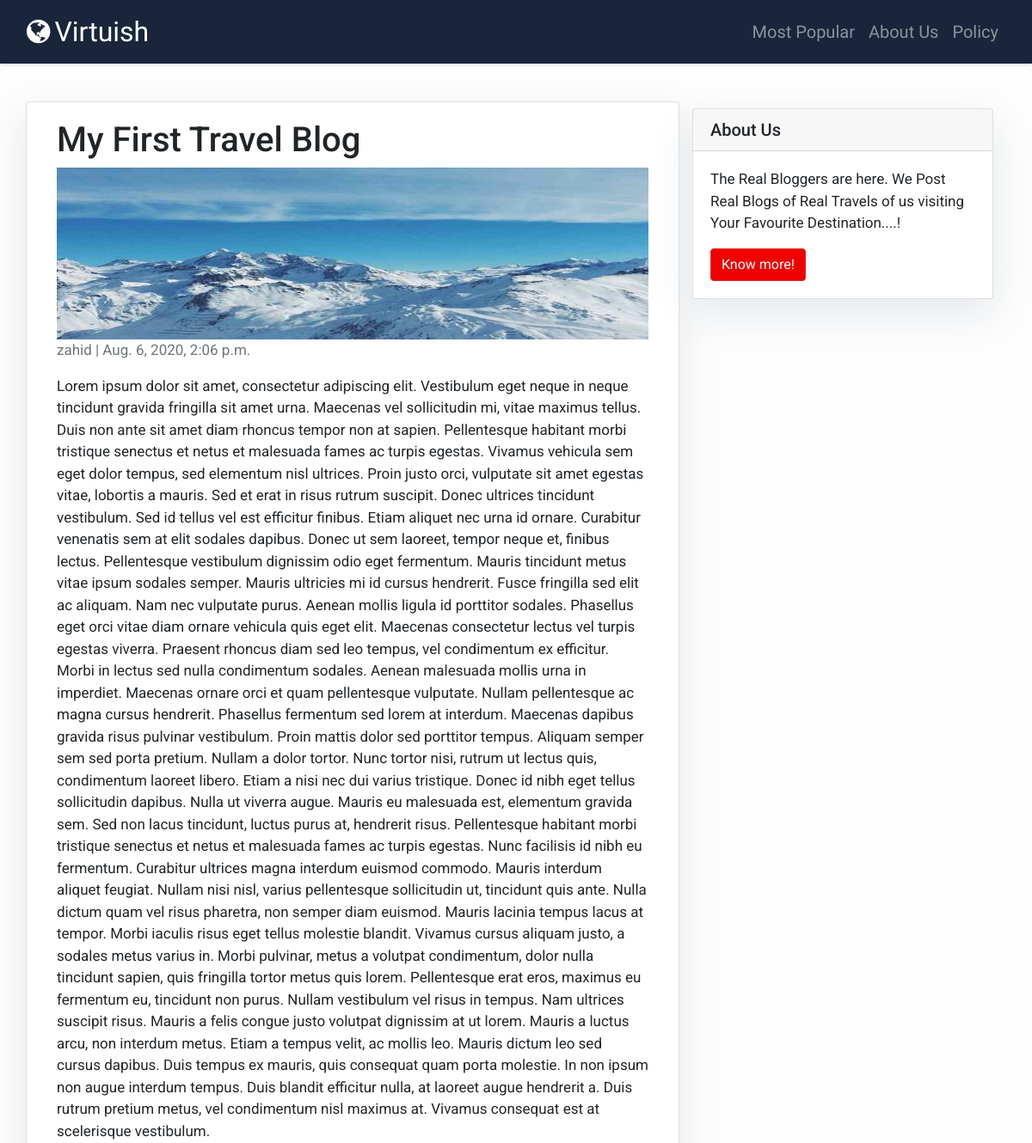
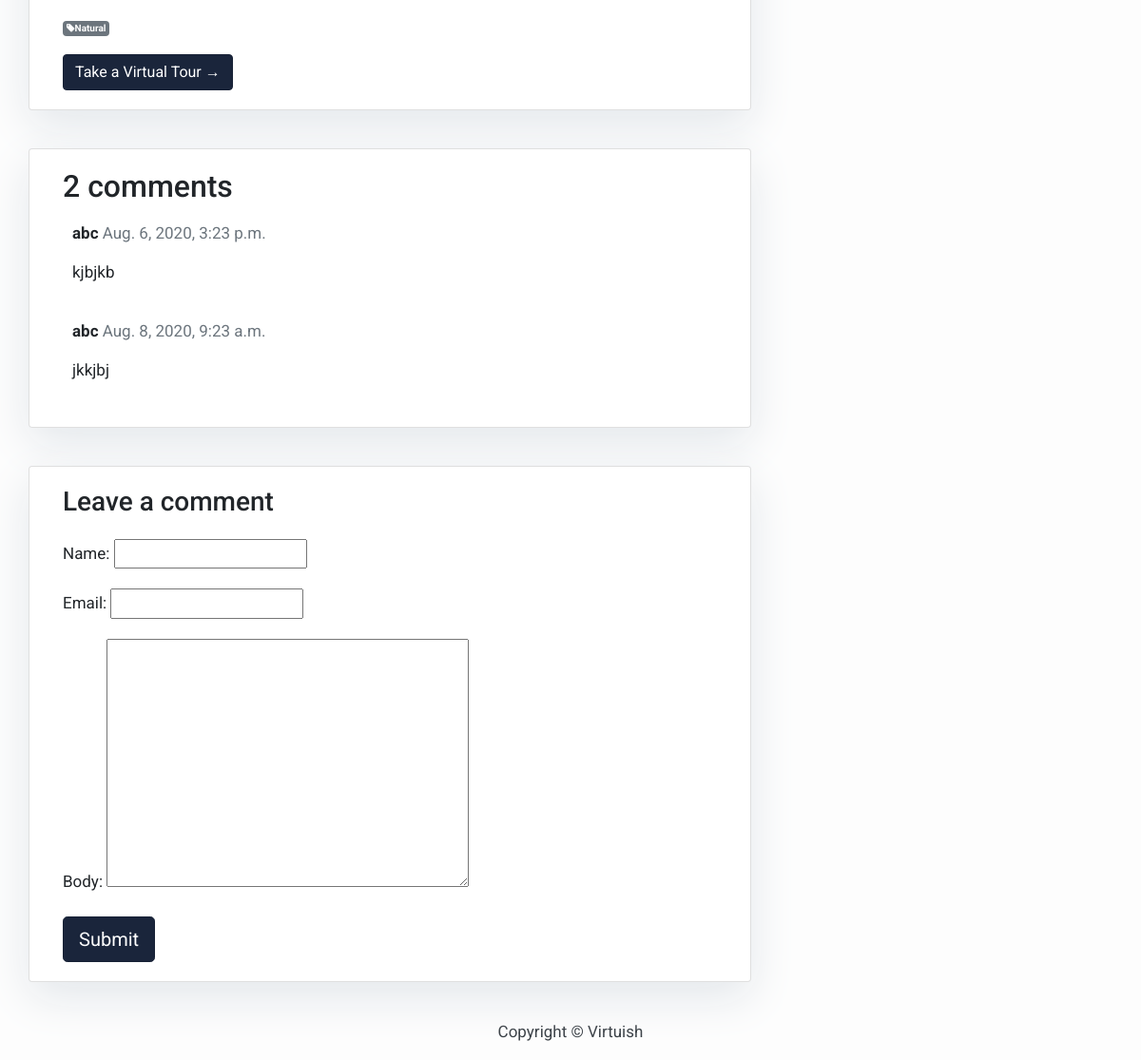
Screenshot of /p/my-first-travel-blog/ with the database file from the repository (2 pictures, top to bottom).
### travel/models.py (models this page shows, shortened)
class Post(models.Model):
    title = models.CharField(max_length=200, unique=True)
    slug = models.SlugField(max_length=200, unique=True)
    author = models.ForeignKey(User, on_delete= models.CASCADE,related_name='blog_posts')
    updated_on = models.DateTimeField(auto_now= True)
    content = models.TextField()
    img = models.ImageField(upload_to='images/', blank=True)
    virtualtour= models.FileField(upload_to='images/', blank=True)
    created_on = models.DateTimeField(auto_now_add=True)
    status = models.IntegerField(choices=STATUS, default=0)
    viewcount=models.IntegerField(default=1,blank=True,null=True)
    tag_let_one = models.CharField(max_length=200, blank=True,null=True, choices=[('Natural', 'Natural'), ('Historical', 'Historical'), ('Industrial', 'Industrial')])
    class Meta:
        ordering = ['-created_on']

class Comment(models.Model):
    post = models.ForeignKey(Post,on_delete=models.CASCADE,related_name='comments')
    name = models.CharField(max_length=80)
    email = models.EmailField()
    body = models.TextField()
    created_on = models.DateTimeField(auto_now_add=True)
    active = models.BooleanField(default=False)
    class Meta:
        ordering = ['created_on']

### travel/views.py (the view)
# urls.py: path('p/<slug:slug>/', views.PostDetails, name='post'),
def PostDetails(request, slug):
    template_name = 'post.html'
    post = get_object_or_404(Post, slug=slug)
    comments = post.comments.filter(active=True)
    new_comment = None
    if request.method == 'POST':
        comment_form = CommentForm(data=request.POST)
        if comment_form.is_valid():
            new_comment = comment_form.save(commit=False)
            new_comment.post = post
            new_comment.save()
    else:
        comment_form = CommentForm()
    return render(request, template_name, {'post': post, 'comments': comments, 'new_comment': new_comment, 'comment_form': comment_form})

### travel/views.py
class CommentForm(forms.ModelForm):
    class Meta:
        model = Comment
        fields = ('name', 'email', 'body')

### travel/templates/post.html (shortened to what this page needs)
{% extends 'layout.html' %} {% block content %}
<br><br>
<div class="container">
  <div class="row">
    <div class="col-md-8 card mb-4  mt-3 left  top">
      <div class="card-body">
        <h1>{% block title %} {{ post.title }} {% endblock title %}</h1>
        <img src="{{ post.img.url }}" class="img-responsive" style="width:100%;height:200px;" alt="">
        <p class=" text-muted">{{ post.author }} | {{ post.created_on }}</p>
        <p class="card-text ">{{ post.content | safe }}</p>
        <p><span style="font-size:10px;" class="badge badge-secondary"><i class="fa fa-tag"></i>{{ post.tag_let_one }}</span></p>
        <a href="{% url 'VirtualTour' post.slug  %}" class="btn btn-primary">Take a Virtual Tour &rarr;</a>
      </div>
    </div>
    {% block sidebar %} {% include 'sidebar.html' %} {% endblock sidebar %}
    <div class="col-md-8 card mb-4  mt-3 ">
      <div class="card-body">
        <h2>{{ comments.count }} comments</h2>
        {% for comment in comments %}
        <div class="comments" style="padding: 10px;">
          <p class="font-weight-bold">
            {{ comment.name }}
            <span class=" text-muted font-weight-normal">
              {{ comment.created_on }}
            </span>
          </p>
          {{ comment.body | linebreaks }}
        </div>
        {% endfor %}
      </div>
    </div>
    <div class="col-md-8 card mb-4  mt-3 ">
      <div class="card-body">
        {% if new_comment %}
        <div class="alert alert-success" role="alert">
          Your comment is awaiting moderation
        </div>
        {% else %}
        <h3>Leave a comment</h3>
        <form method="post" style="margin-top: 1.3em;">
          {{ comment_form.as_p }}
          <button type="submit" class="btn btn-primary  btn-lg">Submit</button>
        </form>
        {% endif %}
      </div>
    </div>
  </div>
</div>
{% endblock content %}

### travel/templates/sidebar.html (style rules this page uses)
.card { box-shadow: 0 16px 48px #E3E7EB; }

### rows the page displays
Post: title "My First Travel Blog", img (picture), author "zahid", created_on "Aug. 6, 2020, 2:06 p.m.", content "Lorem ipsum dolor sit amet, consectetur adipiscing elit. Vestibulum eget neque in neque tincidunt gravida fringilla sit amet urna. Maecenas vel sollicitudin mi, vitae maximus tellus. Duis non ante sit amet diam rhoncus tempor non at sapien. Pellentesque habitant morbi tristique senectus et netus et malesuada fames ac turpis egestas. Vivamus vehicula sem eget dolor tempus, sed elementum nisl ultrices. Proin justo orci, vulputate sit amet egestas vitae, lobortis a mauris. Sed et erat in risus rutrum suscipit. Donec ultrices tincidunt vestibulum. Sed id tellus vel est efficitur finibus. Etiam aliquet nec urna id ornare. Curabitur venenatis sem at elit sodales dapibus. Donec ut sem laoreet,…", tag_let_one "Natural"
Comment: name "abc", created_on "Aug. 6, 2020, 3:23 p.m.", body "kjbjkb"
Comment: name "abc", created_on "Aug. 8, 2020, 9:23 a.m.", body "jkkjbj"

### other values shown
{{ comments.count }} "2"
